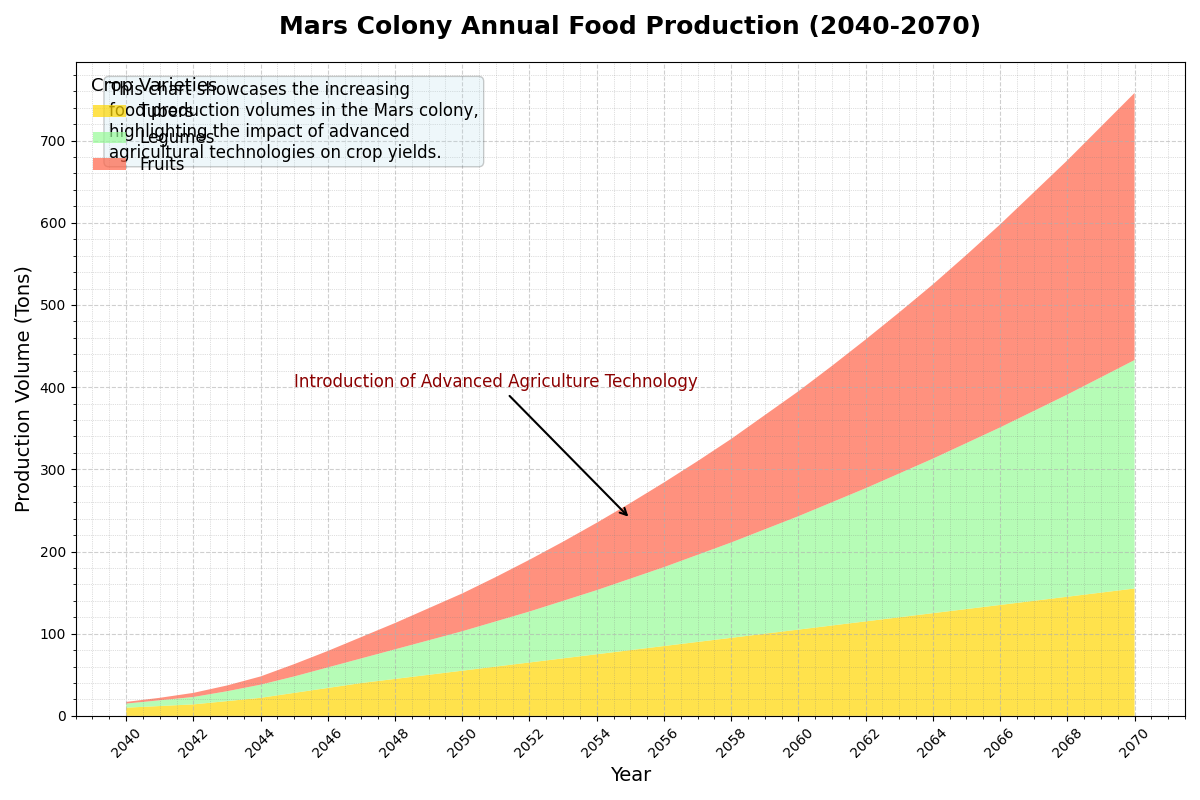

Write the Python code that produced this figure.
import matplotlib.pyplot as plt
import numpy as np

# Define the years for the trend analysis
years = np.arange(2040, 2071)

# Define the production volumes for each crop in tons per year, excluding Leafy Greens
tubers = np.array([10, 12, 14, 18, 22, 28, 34, 40, 45, 50, 55, 60, 65, 70, 75, 80, 85, 90, 95, 100, 105, 110, 115, 120, 125, 130, 135, 140, 145, 150, 155])
legumes = np.array([5, 7, 9, 12, 16, 20, 25, 30, 36, 42, 48, 55, 62, 70, 78, 87, 96, 106, 116, 127, 138, 150, 162, 175, 188, 202, 216, 231, 246, 262, 278])
fruits = np.array([2, 3, 5, 7, 10, 15, 20, 26, 32, 39, 46, 54, 63, 72, 82, 92, 103, 114, 126, 139, 152, 166, 181, 196, 212, 229, 247, 266, 285, 305, 325])

# Create the stacked area plot
fig, ax = plt.subplots(figsize=(12, 8))

# Plot production volumes, excluding Leafy Greens
ax.stackplot(years, tubers, legumes, fruits,
             labels=['Tubers', 'Legumes', 'Fruits'],
             colors=['#FFD700', '#98FB98', '#FF6347'], alpha=0.7)

# Set the title and labels
ax.set_title("Mars Colony Annual Food Production (2040-2070)", fontsize=18, fontweight='bold', pad=20)
ax.set_xlabel("Year", fontsize=14)
ax.set_ylabel("Production Volume (Tons)", fontsize=14)

# Customize the ticks on the x-axis
ax.set_xticks(years[::2])
ax.tick_params(axis='x', rotation=45)

# Add a legend with custom styling
ax.legend(loc='upper left', title="Crop Varieties", fontsize=12, title_fontsize='13', frameon=False)

# Enhance grid
ax.grid(linestyle='--', alpha=0.6)
ax.minorticks_on()
ax.grid(which='minor', linestyle=':', linewidth='0.5', color='gray', alpha=0.5)

# Create an annotation for a significant milestone
ax.annotate('Introduction of Advanced Agriculture Technology', xy=(2055, 240), xytext=(2045, 400),
            arrowprops=dict(facecolor='black', arrowstyle='->', lw=1.5),
            fontsize=12, color='darkred')

# Add a description box detailing the trend
props = dict(boxstyle='round', facecolor='lightblue', alpha=0.2)
textstr = ('This chart showcases the increasing\n'
           'food production volumes in the Mars colony,\n'
           'highlighting the impact of advanced\n'
           'agricultural technologies on crop yields.')
ax.text(0.03, 0.97, textstr, transform=ax.transAxes, fontsize=12,
        verticalalignment='top', bbox=props)

# Automatically adjust layout to avoid overlap
plt.tight_layout()

# Show the plot
plt.show()
